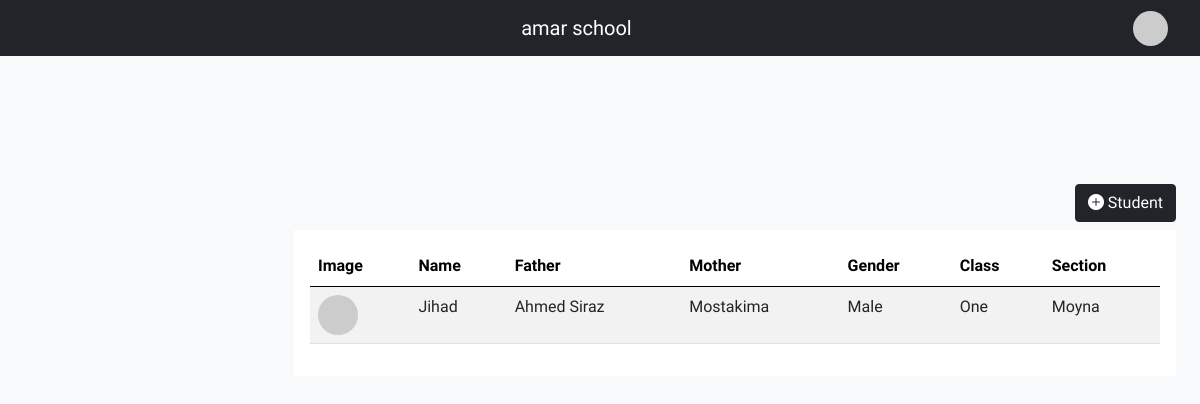
The app's page /dashboard/student (signed in), older data.
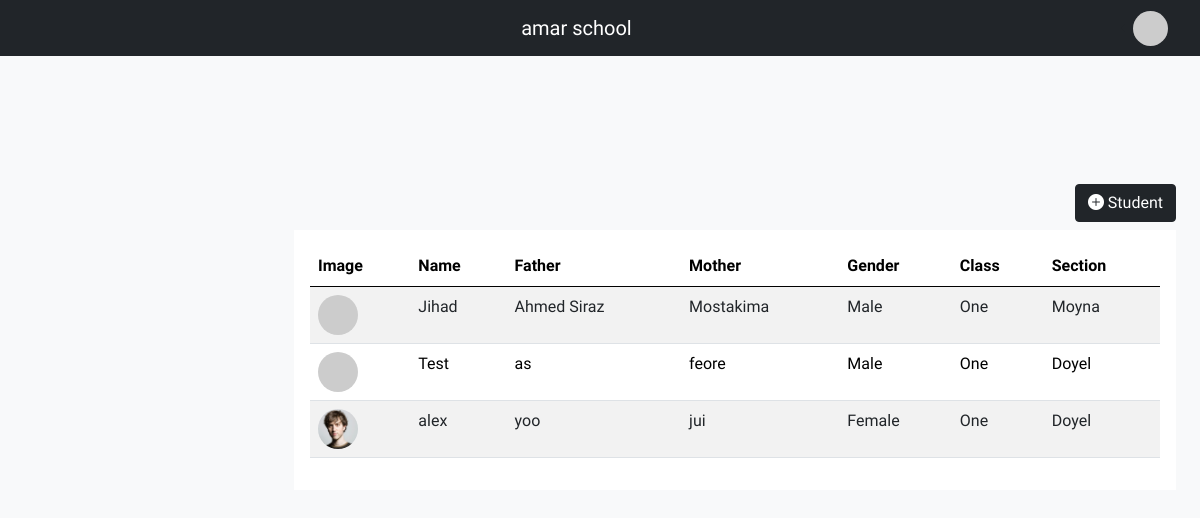
The same page, newer data.
### base/models.py (models this page shows)
class User(AbstractUser):
  name = models.CharField(max_length=500)
  due_date = models.DateField(null=True, blank=True)
  number = models.CharField(max_length=100)
  logo = models.FileField(upload_to='logo')
  is_dued = models.BooleanField(default=False)
  def __str__(self):
    return self.name

class Students(models.Model):
       school = models.ForeignKey(User,on_delete=models.CASCADE,null=True,blank=True)
       name = models.CharField(max_length=500)
       image = models.FileField(upload_to='stu')
       fname = models.CharField(max_length=100)
       mname = models.CharField(max_length=100)
       clas = models.ForeignKey(Class, on_delete=models.DO_NOTHING)
       sec = models.ForeignKey(Section, on_delete=models.DO_NOTHING)
       roll = models.CharField(max_length=10000)
       due_date = models.DateField()
       blood = models.CharField(max_length=20)
       gender = models.CharField(max_length=20)
       birth = models.DateField(null=True,blank=True)
       join = models.DateField(null=True, blank=True)

class Class(models.Model):
  school = models.ForeignKey(User, on_delete=models.CASCADE, null=True, blank=True)
  name = models.CharField(max_length=50)
  type = models.CharField(max_length=100)
  subjects = models.ManyToManyField(Subject)
  start_time = models.TimeField(null=True, blank=True)
  end_time = models.TimeField(null=True, blank=True)

class Section(models.Model):
  school = models.ForeignKey(User, on_delete=models.CASCADE, null=True, blank=True)
  name = models.CharField(max_length=200)
  clas_name = models.ForeignKey(Class, on_delete=models.CASCADE,null=True,blank=True)
  shift = models.CharField(max_length=100)
  year = models.CharField(max_length=100)
  group = models.CharField(max_length=100)
  room = models.CharField(max_length=100)

### base/views.py (the view, shortened to what this page needs)
# urls.py: path('dashboard/student', create_student),
def create_student(request):
    from base.models import Students
    context = {'stud':Students.objects.filter(school=request.user)}
    return render(request, 'dashboard/student.html',context)

### base/context_processors.py (called while the page is built)
def get_subjects(r):
  context = {'subjects': Subject.objects.all()}
  return context

def get_classes(r):
  context = {'classes': Class.objects.filter(school__id=r.user.id)}
  return context

def get_years(r):
  context = {'years':Year.objects.all()}
  return context

def get_sec(r):
  context = {'sections':Section.objects.all()}
  return context

def get_day(r):
  context = {'days':Day.objects.all()}
  return context

### templates/dashboard/student.html (shortened to what this page needs)
{% extends 'dashboard/dashboard.html' %}
{% block body %}
<div class="col-md-12">
<section class="vh-100">
 <div class="mt-5 d-lex h-75 justify-content-center align-items-center">
<div class="text-end">
<button type="button" class="btn btn-dark my-2" data-bs-toggle="modal" data-bs-target="#exampleModal">
  <i class="bi bi-plus-circle-fill"></i> Student
</button>
</div>
 </div>
   <div class="card-table card-body bg-white">
<table class="table table-striped">
  <thead>
    <tr>
      <th scope="col">Image</th>
      <th scope="col">Name</th>
     <th scope="col">Father</th>
      <th scope="col">Mother</th>
      <th scope="col">Gender</th>
      <th scope="col">Class</th>
      <th scope="col">Section</th>
    </tr>
  </thead>
  <tbody>
    {% for s in stud %}
    <tr>
      <td>{% if s.image %} <img class="st my-auto img-fluid"
        src="{{s.image.url}}"
        alt="avatar" /> {% else %}<img class="st my-auto img-fluid"
  src="https://api.dicebear.com/7.x/adventurer/svg?seed={{s.name}}"
  alt="avatar" />{% endif %}</td>
      <td>{{s.name}}</td>
      <td>{{s.fname}}</td>
      <td>
       {{s.mname}}
      </td>
<td>
       {{s.gender}}
      </td>
<td>
       {{s.clas.name}}
      </td>
<td>
       {{s.sec.name}}
      </td>
    </tr>
    {% endfor %}
  </table>
        </div>
    </div>
</div>
{% endblock %}

### templates/dashboard/dashboard.html (shortened to what this page needs)
{% load static %}
<!DOCTYPE html>
<html lang="en">
  <head>
    <link rel="stylesheet" href="css/bootstrap.min.css" />
    <link
      rel="stylesheet"
      href="https://cdn.jsdelivr.net/npm/bootstrap-icons@1.4.1/font/bootstrap-icons.css"
    />
    <link href="https://cdn.jsdelivr.net/npm/bootstrap@5.0.2/dist/css/bootstrap.min.css" rel="stylesheet">
  </head>
  <body class="bg-light">
    <nav class="p-2 navbar navbar-expand-lg navbar-dark bg-dark sticky-top">
      <div class="container-fluid">
        <a class="mx-auto navbar-brand" href="/dashboard">{{request.user.name}}</a>
        <div class="dropdown dropstart">
          <div class="dropdown-toggle" type="button" id="dropdownMenuButton1" data-bs-toggle="dropdown" aria-expanded="false">
            <img class="avatar img-fluid" src="https://api.dicebear.com/6.x/initials/svg?seed={{request.user}}">
          </div>
        </div>
      </div>
    </nav>
    <main class="mt-5 pt-3">
      <div class="container-fluid">
        <div class="row">
          <div class="col-md-12">
          </div>
        </div>
        <div class="row">
            {% block body %}
            {% endblock %}
        </div>
    </main>
  </body>
</html>

### templates/dashboard/dashboard.html (style rules this page uses)
body, button { font-family: 'Source Sans Pro', sans-serif; }
.card-table { width : 100%; overflow-x : scroll; }
:root { --offcanvas-width: 270px; --topNavbarHeight: 56px; }
@media (min-width: 992px) { body { overflow: auto !important; } }
@media (min-width: 992px) { main { margin-left: var(--offcanvas-width); } }
.st { width:40px; height:40px; border-radius: 100px; }
.avatar { height : 35px; width :35px; border-radius : 100px; }

Row changes from the older to the newer data that the page shows:
added Students: name "Test", fname "as", mname "feore", gender "Male", clas.name "One", sec.name "Doyel"
added Students: image (picture), name "alex", fname "yoo", mname "jui", gender "Female", clas.name "One", sec.name "Doyel"
